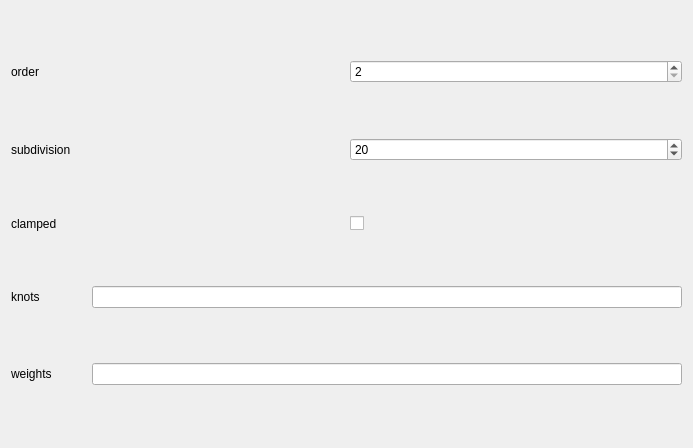
<?xml version="1.0" encoding="UTF-8"?>
<ui version="4.0">
 <class>uiCurveEditor</class>
 <widget class="QWidget" name="uiCurveEditor">
  <property name="geometry">
   <rect>
    <x>0</x>
    <y>0</y>
    <width>693</width>
    <height>448</height>
   </rect>
  </property>
  <property name="windowTitle">
   <string>Form</string>
  </property>
  <layout class="QVBoxLayout" name="verticalLayout">
   <item>
    <layout class="QHBoxLayout" name="horizontalLayout_6">
     <item>
      <widget class="QLabel" name="label_6">
       <property name="enabled">
        <bool>true</bool>
       </property>
       <property name="minimumSize">
        <size>
         <width>75</width>
         <height>0</height>
        </size>
       </property>
       <property name="text">
        <string>order</string>
       </property>
      </widget>
     </item>
     <item>
      <widget class="QDoubleSpinBox" name="uiCurveOrder">
       <property name="mouseTracking">
        <bool>true</bool>
       </property>
       <property name="tabletTracking">
        <bool>true</bool>
       </property>
       <property name="readOnly">
        <bool>false</bool>
       </property>
       <property name="decimals">
        <number>0</number>
       </property>
       <property name="minimum">
        <double>2.000000000000000</double>
       </property>
       <property name="stepType">
        <enum>QAbstractSpinBox::DefaultStepType</enum>
       </property>
      </widget>
     </item>
    </layout>
   </item>
   <item>
    <layout class="QHBoxLayout" name="horizontalLayout_8">
     <item>
      <widget class="QLabel" name="label_8">
       <property name="enabled">
        <bool>true</bool>
       </property>
       <property name="minimumSize">
        <size>
         <width>75</width>
         <height>0</height>
        </size>
       </property>
       <property name="text">
        <string>subdivision</string>
       </property>
      </widget>
     </item>
     <item>
      <widget class="QDoubleSpinBox" name="uiCurveSubdivision">
       <property name="mouseTracking">
        <bool>true</bool>
       </property>
       <property name="tabletTracking">
        <bool>true</bool>
       </property>
       <property name="decimals">
        <number>0</number>
       </property>
       <property name="minimum">
        <double>1.000000000000000</double>
       </property>
       <property name="stepType">
        <enum>QAbstractSpinBox::DefaultStepType</enum>
       </property>
       <property name="value">
        <double>20.000000000000000</double>
       </property>
      </widget>
     </item>
    </layout>
   </item>
   <item>
    <layout class="QHBoxLayout" name="horizontalLayout_7">
     <item>
      <widget class="QLabel" name="label_7">
       <property name="enabled">
        <bool>true</bool>
       </property>
       <property name="minimumSize">
        <size>
         <width>75</width>
         <height>0</height>
        </size>
       </property>
       <property name="text">
        <string>clamped</string>
       </property>
      </widget>
     </item>
     <item>
      <widget class="QCheckBox" name="uiCurveClamped">
       <property name="text">
        <string/>
       </property>
       <property name="tristate">
        <bool>false</bool>
       </property>
      </widget>
     </item>
    </layout>
   </item>
   <item>
    <layout class="QHBoxLayout" name="horizontalLayout_9">
     <item>
      <widget class="QLabel" name="label_9">
       <property name="enabled">
        <bool>true</bool>
       </property>
       <property name="minimumSize">
        <size>
         <width>75</width>
         <height>0</height>
        </size>
       </property>
       <property name="text">
        <string>knots</string>
       </property>
      </widget>
     </item>
     <item>
      <widget class="QLineEdit" name="uiCurveKnots"/>
     </item>
    </layout>
   </item>
   <item>
    <layout class="QHBoxLayout" name="horizontalLayout_10">
     <item>
      <widget class="QLabel" name="label_10">
       <property name="enabled">
        <bool>true</bool>
       </property>
       <property name="minimumSize">
        <size>
         <width>75</width>
         <height>0</height>
        </size>
       </property>
       <property name="text">
        <string>weights</string>
       </property>
      </widget>
     </item>
     <item>
      <widget class="QLineEdit" name="uiCurveWeights"/>
     </item>
    </layout>
   </item>
  </layout>
 </widget>
 <resources/>
 <connections/>
</ui>
